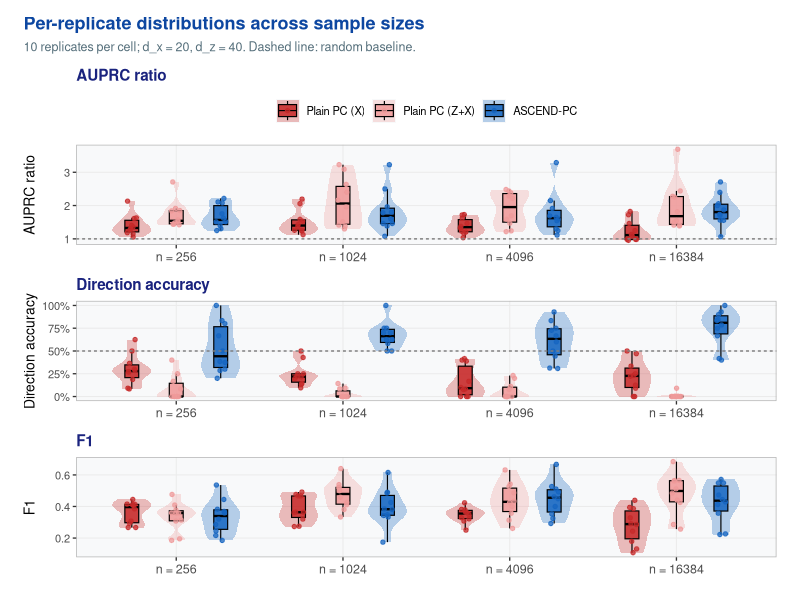
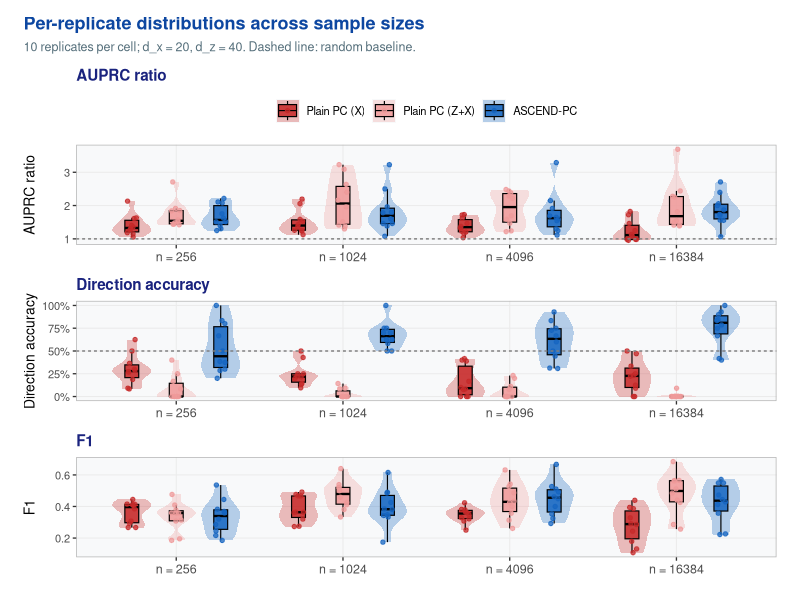

The R source for these figures, in order:
## Statistical analysis of sim_sweep_results.csv.
##
## For each n level, runs paired Wilcoxon signed-rank tests of
## ASCEND-PC vs each baseline on three headline metrics:
##   - AUPRC ratio
##   - Direction accuracy
##   - F1 score
##
## Reports:
##   - Per-rep distributions (violin plots, saved as PDF/PNG)
##   - Wilcoxon p-values, paired by rep within each n
##   - Cliff's delta (non-parametric effect size)
##   - Bootstrap 95% CIs on means
##   - Win-rate table (how many reps ASCEND-PC beat each baseline)
##
## Outputs:
##   sweep_stats.csv          per-(n, metric, comparison) test stats
##   sweep_winrates.csv       per-(n, metric) win counts
##   sweep_distributions.{pdf,png}  violin/box figure

suppressPackageStartupMessages({
  library(dplyr)
  library(tidyr)
  library(ggplot2)
  library(patchwork)
  library(scales)
})

if (!file.exists("sim_sweep_results.csv"))
  stop("sim_sweep_results.csv not found in working directory")

dat <- read.csv("sim_sweep_results.csv", stringsAsFactors = FALSE)

# Sanity check.
cat(sprintf("Loaded %d rows: %d n-levels x %d methods x %d reps\n",
            nrow(dat),
            length(unique(dat$n)),
            length(unique(dat$method)),
            length(unique(dat$rep))))

dat$method <- factor(dat$method,
                     levels = c("Plain PC (X)", "Plain PC (Z+X)", "ASCEND-PC"))

## --- Cliff's delta -------------------------------------------------------
##
## Non-parametric effect size for two paired samples. Range [-1, 1].
##   |d| < 0.147 : negligible
##   |d| < 0.33  : small
##   |d| < 0.474 : medium
##   |d| >= 0.474: large

cliffs_delta <- function(x, y) {
  # x and y need not be the same length; treat as independent samples.
  x <- x[!is.na(x)]; y <- y[!is.na(y)]
  if (length(x) == 0 || length(y) == 0) return(NA)
  more <- sum(outer(x, y, ">"))
  less <- sum(outer(x, y, "<"))
  (more - less) / (length(x) * length(y))
}

cliffs_label <- function(d) {
  if (is.na(d)) return("NA")
  a <- abs(d)
  if (a < 0.147)  "negligible"
  else if (a < 0.33)   "small"
  else if (a < 0.474)  "medium"
  else                 "large"
}

## --- Paired comparison runner -------------------------------------------

run_paired_test <- function(df, metric, baseline) {
  # Pair on rep id within a single n level.
  w <- df %>%
    select(rep, method, all_of(metric)) %>%
    pivot_wider(names_from = method, values_from = all_of(metric))
  asc  <- w[["ASCEND-PC"]]
  base <- w[[baseline]]
  
  keep <- !is.na(asc) & !is.na(base)
  asc  <- asc[keep]; base <- base[keep]
  if (length(asc) < 3) return(NULL)
  
  diff <- asc - base
  test <- tryCatch(
    wilcox.test(asc, base, paired = TRUE, alternative = "greater",
                exact = FALSE),
    error = function(e) NULL
  )
  if (is.null(test)) return(NULL)
  
  cd <- cliffs_delta(asc, base)
  
  list(
    n_pairs    = length(asc),
    asc_mean   = mean(asc),
    asc_sd     = sd(asc),
    base_mean  = mean(base),
    base_sd    = sd(base),
    diff_mean  = mean(diff),
    diff_sd    = sd(diff),
    win_count  = sum(diff > 0),
    tie_count  = sum(diff == 0),
    loss_count = sum(diff < 0),
    wilcox_p   = test$p.value,
    wilcox_W   = unname(test$statistic),
    cliffs_d   = cd,
    cliffs_lab = cliffs_label(cd)
  )
}

## --- Run all comparisons -------------------------------------------------

metrics <- c("auprc_ratio", "dir_acc", "f1")
baselines <- c("Plain PC (X)", "Plain PC (Z+X)")
n_levels <- sort(unique(dat$n))

stats_rows <- list()
for (n_val in n_levels) {
  sub <- dat %>% filter(n == n_val)
  for (m in metrics) {
    for (b in baselines) {
      r <- run_paired_test(sub, m, b)
      if (is.null(r)) next
      stats_rows[[length(stats_rows) + 1]] <- data.frame(
        n           = n_val,
        metric      = m,
        comparison  = sprintf("ASCEND-PC vs %s", b),
        n_pairs     = r$n_pairs,
        ascend_mean = round(r$asc_mean, 3),
        ascend_sd   = round(r$asc_sd, 3),
        baseline_mean = round(r$base_mean, 3),
        baseline_sd   = round(r$base_sd, 3),
        diff_mean   = round(r$diff_mean, 3),
        diff_sd     = round(r$diff_sd, 3),
        wins        = r$win_count,
        ties        = r$tie_count,
        losses      = r$loss_count,
        wilcox_p    = signif(r$wilcox_p, 3),
        cliffs_d    = round(r$cliffs_d, 3),
        cliffs_lab  = r$cliffs_lab,
        stringsAsFactors = FALSE
      )
    }
  }
}
stats_df <- bind_rows(stats_rows)

# Add a holm correction over the 24 tests (4 n x 3 metrics x 2 baselines).
stats_df$wilcox_p_holm <- signif(p.adjust(stats_df$wilcox_p, method = "holm"), 3)

write.csv(stats_df, "sweep_stats.csv", row.names = FALSE)
cat(sprintf("\nWrote sweep_stats.csv (%d rows)\n", nrow(stats_df)))

# Print a focused view: just direction accuracy, since that's the headline.
cat("\n=== Direction accuracy (headline metric) ===\n")
da <- stats_df %>% filter(metric == "dir_acc") %>%
  select(n, comparison, ascend_mean, baseline_mean, diff_mean,
         wins, ties, losses, wilcox_p, wilcox_p_holm, cliffs_d, cliffs_lab)
print(as.data.frame(da), row.names = FALSE)

cat("\n=== AUPRC ratio ===\n")
ar <- stats_df %>% filter(metric == "auprc_ratio") %>%
  select(n, comparison, ascend_mean, baseline_mean, diff_mean,
         wins, ties, losses, wilcox_p, wilcox_p_holm, cliffs_d, cliffs_lab)
print(as.data.frame(ar), row.names = FALSE)

cat("\n=== F1 ===\n")
f1 <- stats_df %>% filter(metric == "f1") %>%
  select(n, comparison, ascend_mean, baseline_mean, diff_mean,
         wins, ties, losses, wilcox_p, wilcox_p_holm, cliffs_d, cliffs_lab)
print(as.data.frame(f1), row.names = FALSE)

## --- Bootstrap CIs on means ---------------------------------------------

boot_ci <- function(x, B = 1000, conf = 0.95) {
  x <- x[!is.na(x)]
  if (length(x) < 2) return(c(NA, NA))
  set.seed(42)
  boot_means <- replicate(B, mean(sample(x, length(x), replace = TRUE)))
  quantile(boot_means, probs = c((1 - conf) / 2, 1 - (1 - conf) / 2))
}

ci_rows <- list()
for (n_val in n_levels) {
  for (meth in levels(dat$method)) {
    for (m in metrics) {
      vals <- dat %>% filter(n == n_val, method == meth) %>% pull(.data[[m]])
      ci <- boot_ci(vals)
      ci_rows[[length(ci_rows) + 1]] <- data.frame(
        n = n_val, method = meth, metric = m,
        mean = round(mean(vals, na.rm = TRUE), 3),
        ci_lo = round(unname(ci[1]), 3),
        ci_hi = round(unname(ci[2]), 3),
        stringsAsFactors = FALSE
      )
    }
  }
}
ci_df <- bind_rows(ci_rows)
write.csv(ci_df, "sweep_ci.csv", row.names = FALSE)
cat("\nWrote sweep_ci.csv\n")

## --- Win-rate table ------------------------------------------------------

winrates <- stats_df %>%
  select(n, metric, comparison, wins, ties, losses) %>%
  arrange(metric, n, comparison)
write.csv(winrates, "sweep_winrates.csv", row.names = FALSE)
cat("Wrote sweep_winrates.csv\n")

## --- Figure: distributions ----------------------------------------------

theme_pub <- function(base = 10) {
  theme_bw(base_size = base) +
    theme(
      plot.title = element_text(face = "bold", size = base + 1,
                                colour = "#1A237E"),
      plot.subtitle = element_text(size = base - 1, colour = "#546E7A"),
      panel.grid.minor = element_blank(),
      panel.grid.major = element_line(colour = "grey92", linewidth = 0.35),
      panel.border     = element_rect(colour = "grey70", linewidth = 0.5),
      panel.background = element_rect(fill = "#F8F9FA"),
      strip.background = element_rect(fill = "#E3F2FD", colour = "grey70"),
      strip.text       = element_text(face = "bold", size = base - 1),
      legend.position  = "top",
      legend.title     = element_blank()
    )
}

cols <- c("Plain PC (X)" = "#C62828",
          "Plain PC (Z+X)" = "#EF9A9A",
          "ASCEND-PC" = "#1565C0")

dat_long <- dat %>%
  pivot_longer(c(auprc_ratio, dir_acc, f1),
               names_to = "metric", values_to = "value") %>%
  mutate(metric = recode(metric,
                         auprc_ratio = "AUPRC ratio",
                         dir_acc = "Direction accuracy",
                         f1 = "F1"),
         metric = factor(metric,
                         levels = c("AUPRC ratio", "Direction accuracy", "F1")),
         n_lab = sprintf("n = %d", n),
         n_lab = factor(n_lab, levels = paste0("n = ", n_levels)))

# Per-metric panel with all n on x-axis, method colour.
build_panel <- function(metric_name) {
  d <- dat_long %>% filter(metric == metric_name)
  ggplot(d, aes(x = n_lab, y = value, fill = method, colour = method)) +
    geom_violin(alpha = 0.30, position = position_dodge(width = 0.8),
                width = 0.7, scale = "width", colour = NA) +
    geom_boxplot(alpha = 0.85, position = position_dodge(width = 0.8),
                 width = 0.25, outlier.shape = NA, colour = "black",
                 linewidth = 0.4) +
    geom_point(position = position_jitterdodge(jitter.width = 0.15,
                                               dodge.width = 0.8),
               size = 1.2, alpha = 0.75) +
    scale_fill_manual(values = cols) +
    scale_colour_manual(values = cols) +
    labs(title = metric_name, x = NULL, y = metric_name) +
    theme_pub() +
    theme(axis.text.x = element_text(size = 9))
}

p_auprc <- build_panel("AUPRC ratio") +
  geom_hline(yintercept = 1.0, linetype = "22",
             colour = "grey50", linewidth = 0.5)
p_dir   <- build_panel("Direction accuracy") +
  geom_hline(yintercept = 0.5, linetype = "22",
             colour = "grey50", linewidth = 0.5) +
  scale_y_continuous(limits = c(0, 1),
                     labels = percent_format(accuracy = 1))
p_f1    <- build_panel("F1")

fig <- (p_auprc / p_dir / p_f1) +
  plot_layout(guides = "collect") +
  plot_annotation(
    title = "Per-replicate distributions across sample sizes",
    subtitle = sprintf(
      "10 replicates per cell; d_x = %d, d_z = %d. Dashed line: random baseline.",
      20, 40),
    theme = theme(
      plot.title = element_text(face = "bold", size = 13, colour = "#0D47A1"),
      plot.subtitle = element_text(size = 9, colour = "#546E7A"),
      plot.background = element_rect(fill = "white", colour = NA),
      plot.margin = margin(12, 12, 12, 12),
      legend.position = "top"
    )
  ) &
  theme(legend.position = "top")

ggsave("sweep_distributions.pdf", fig,
       width = 11, height = 12, device = cairo_pdf, bg = "white")
ggsave("sweep_distributions.png", fig,
       width = 11, height = 12, dpi = 300, bg = "white")
cat("Wrote sweep_distributions.{pdf,png}\n")

cat("\nDone.\n")
